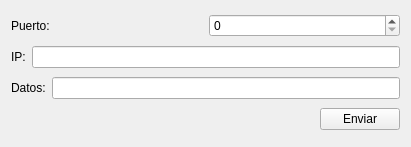
<?xml version="1.0" encoding="UTF-8"?>
<ui version="4.0">
 <class>Widget</class>
 <widget class="QWidget" name="Widget">
  <property name="geometry">
   <rect>
    <x>0</x>
    <y>0</y>
    <width>411</width>
    <height>147</height>
   </rect>
  </property>
  <property name="windowTitle">
   <string>Widget</string>
  </property>
  <layout class="QGridLayout" name="gridLayout">
   <item row="0" column="0">
    <layout class="QHBoxLayout" name="horizontalLayout">
     <item>
      <widget class="QLabel" name="label">
       <property name="text">
        <string>Puerto:</string>
       </property>
      </widget>
     </item>
     <item>
      <widget class="QSpinBox" name="puerto_spinBox">
       <property name="maximum">
        <number>999999</number>
       </property>
      </widget>
     </item>
    </layout>
   </item>
   <item row="1" column="0">
    <layout class="QHBoxLayout" name="horizontalLayout_2">
     <item>
      <widget class="QLabel" name="label_3">
       <property name="text">
        <string>IP:</string>
       </property>
      </widget>
     </item>
     <item>
      <widget class="QLineEdit" name="ip_lineEdit"/>
     </item>
    </layout>
   </item>
   <item row="2" column="0">
    <layout class="QHBoxLayout" name="horizontalLayout_3">
     <item>
      <widget class="QLabel" name="label_2">
       <property name="text">
        <string>Datos:</string>
       </property>
      </widget>
     </item>
     <item>
      <widget class="QLineEdit" name="data_lineEdit"/>
     </item>
    </layout>
   </item>
   <item row="3" column="0">
    <layout class="QHBoxLayout" name="horizontalLayout_4">
     <item>
      <spacer name="horizontalSpacer">
       <property name="orientation">
        <enum>Qt::Horizontal</enum>
       </property>
       <property name="sizeHint" stdset="0">
        <size>
         <width>40</width>
         <height>20</height>
        </size>
       </property>
      </spacer>
     </item>
     <item>
      <widget class="QPushButton" name="enviar_pushButton">
       <property name="text">
        <string>Enviar</string>
       </property>
      </widget>
     </item>
    </layout>
   </item>
  </layout>
 </widget>
 <layoutdefault spacing="6" margin="11"/>
 <resources/>
 <connections/>
</ui>
